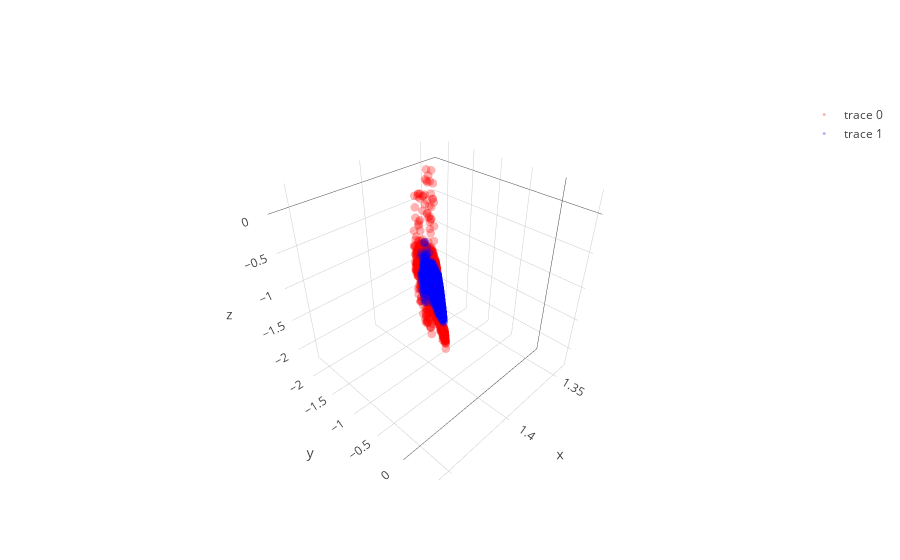
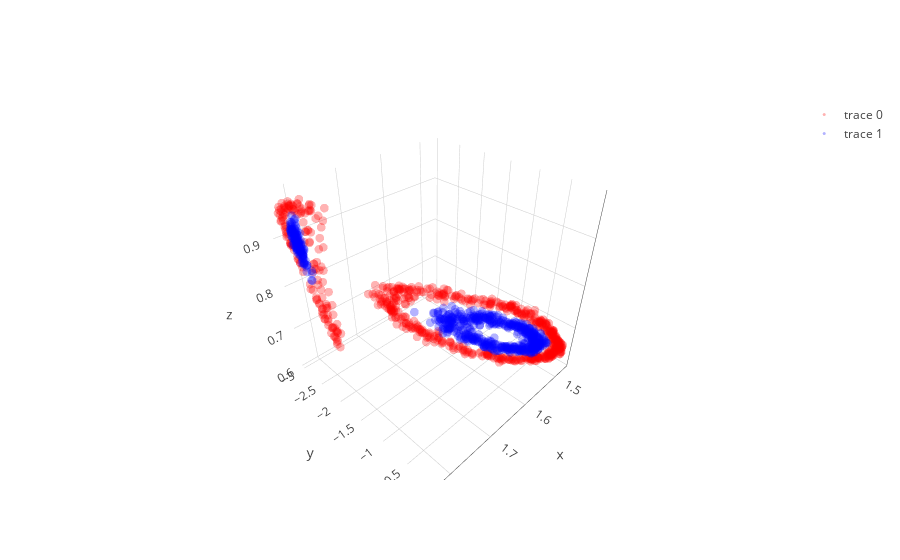
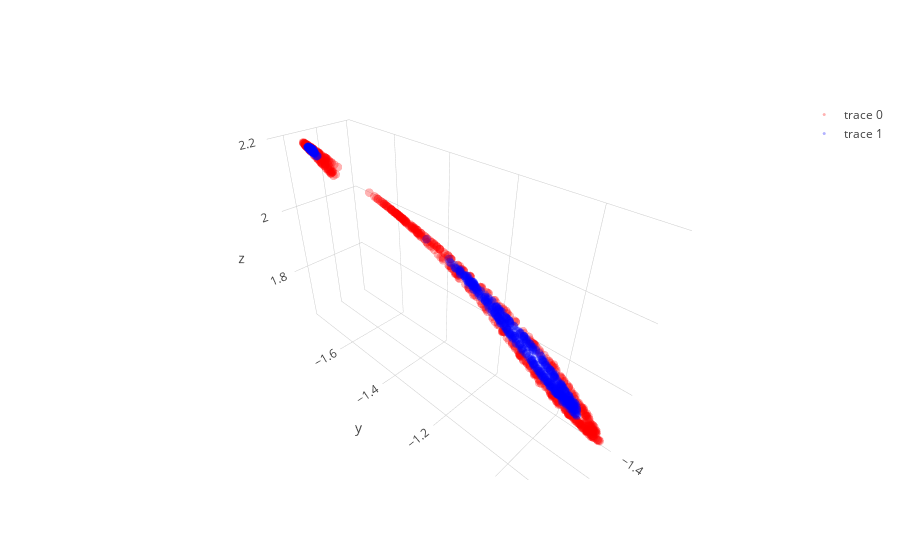

Notebook code for these charts, in order:
### Code cell
layer1,layer1_var = l1.feed_non(X)
layer2,layer2_var = l2.feed_non(layer1)
layer3,layer3_var = l3.feed_non(layer2)
layer4,layer4_var = l4.feed_linear(layer3)

show_3D(layer1)  
show_3D(layer2)    
show_3D(layer3)   

plt.figure(figsize=(8,6))
plt.scatter(layer4[y==0, 0], np.zeros((len(dsad)//2,1)), color='red',  alpha=0.1)
plt.scatter(layer4[y==1, 0], np.zeros((len(dsad)//2,1)), color='blue', alpha=0.1)
plt.show()

### Figure 1 — Plotly figure (JSON) as saved in the notebook; plotly's stock layout.template omitted (floating-point values rounded to 4 significant figures; data arrays with more than 128 entries replaced by an {"elided": "..."} marker saying what was removed)
{"data": [{"line": {"color": "red", "width": 0.5}, "marker": {"opacity": 0.3, "size": 3}, "mode": "markers", "type": "scatter3d", "uid": "b33c1200-aefb-479a-87f8-f46c7c2473dc", "x": {"elided": "650 float values"}, "y": {"elided": "650 float values"}, "z": {"elided": "650 float values"}}, {"line": {"color": "blue", "width": 0.5}, "marker": {"opacity": 0.3, "size": 3}, "mode": "markers", "type": "scatter3d", "uid": "9d8ae390-bf17-4565-acdb-3c924a857f03", "x": {"elided": "650 float values"}, "y": {"elided": "650 float values"}, "z": {"elided": "650 float values"}}], "layout": {}}

### Figure 2 — Plotly figure (JSON) as saved in the notebook; plotly's stock layout.template omitted (floating-point values rounded to 4 significant figures; data arrays with more than 128 entries replaced by an {"elided": "..."} marker saying what was removed)
{"data": [{"line": {"color": "red", "width": 0.5}, "marker": {"opacity": 0.3, "size": 3}, "mode": "markers", "type": "scatter3d", "uid": "36db2ac4-2c08-4b21-b593-a4a6d54b8e52", "x": {"elided": "650 float values"}, "y": {"elided": "650 float values"}, "z": {"elided": "650 float values"}}, {"line": {"color": "blue", "width": 0.5}, "marker": {"opacity": 0.3, "size": 3}, "mode": "markers", "type": "scatter3d", "uid": "e2d2fe31-0200-42d6-a2ef-26d232d567a7", "x": {"elided": "650 float values"}, "y": {"elided": "650 float values"}, "z": {"elided": "650 float values"}}], "layout": {}}

### Figure 3 — Plotly figure (JSON) as saved in the notebook; plotly's stock layout.template omitted (floating-point values rounded to 4 significant figures; data arrays with more than 128 entries replaced by an {"elided": "..."} marker saying what was removed)
{"data": [{"line": {"color": "red", "width": 0.5}, "marker": {"opacity": 0.3, "size": 3}, "mode": "markers", "type": "scatter3d", "uid": "a8e43f0c-1c40-4b15-9188-9a93615716d7", "x": {"elided": "650 float values"}, "y": {"elided": "650 float values"}, "z": {"elided": "650 float values"}}, {"line": {"color": "blue", "width": 0.5}, "marker": {"opacity": 0.3, "size": 3}, "mode": "markers", "type": "scatter3d", "uid": "d56a56b5-807e-4644-9ca6-a306d1147d3d", "x": {"elided": "650 float values"}, "y": {"elided": "650 float values"}, "z": {"elided": "650 float values"}}], "layout": {}}
